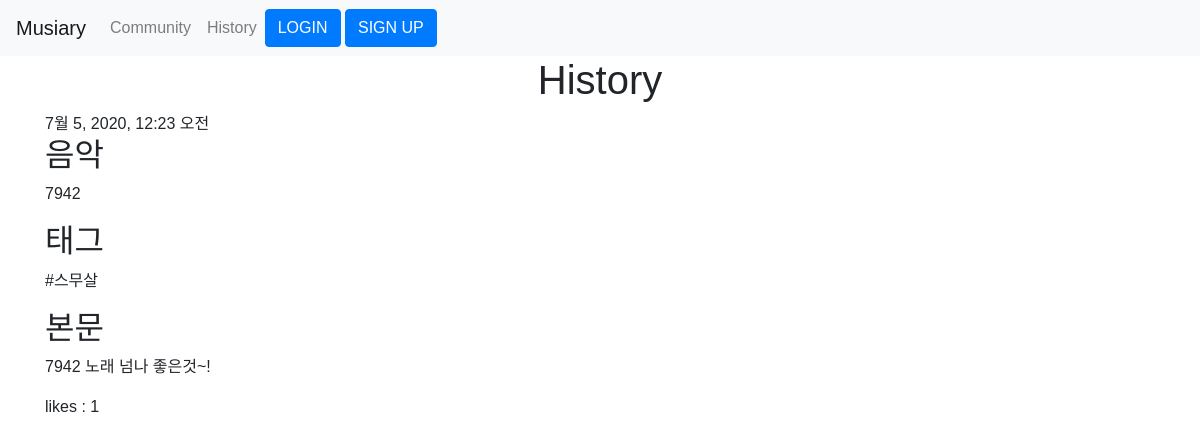
The app's page /posts/1/ with its own data.
### posts/models.py (models this page shows, shortened)
class Post(models.Model):
    user = models.ForeignKey(User, on_delete=models.CASCADE, null=True)
    song = models.CharField(max_length=100)
    tag = models.CharField(max_length=100)
    body = models.TextField()
    created_at = models.DateTimeField()
    liked_users = models.ManyToManyField(User, related_name='liked_posts')

### posts/views.py (the view)
# urls.py: path('<int:post_id>/', views.detail, name='detail'),
def detail(request, post_id):
    post = Post.objects.get(id=post_id)
    context = { 'post': post }
    return render(request, 'posts/detail.html', context)

### posts/templates/posts/detail.html (shortened to what this page needs)
{% extends 'base.html' %}
{% load static %}
{% block style %}
        <link rel="stylesheet" href="{% static 'posts/style.css' %}" type="text/css" />
{% endblock %}
{% block content %}
    <div class="container">
        <h1>History</h1>
        {% if post %}
            <div>{{ post.created_at }}</div>
            <h2>음악</h2>
            <p>{{ post.song }}</p>
            <h2>태그</h2>
            <p>{{ post.tag }}</p>
            <h2>본문</h2>
            <p>{{ post.body }}</p>
        {% else %}
            <p>No posts.</p>
        {% endif %}
        <div>
            likes : {{ post.liked_users.count }}
        </div>
    </div>
{% endblock %}

### static/style.css (style rules this page uses)
* { margin: 0px; padding: 0px; box-sizing: border-box; font-family: 'Noto Sans KR', sans-serif; }
h1 { font-family: 'Noto Sans KR', sans-serif; text-align: center; }

### records on screen
Post: created_at "7월 5, 2020, 12:23 오전", song "7942", tag "#스무살", body "7942 노래 넘나 좋은것~!", liked_users.count "1"
